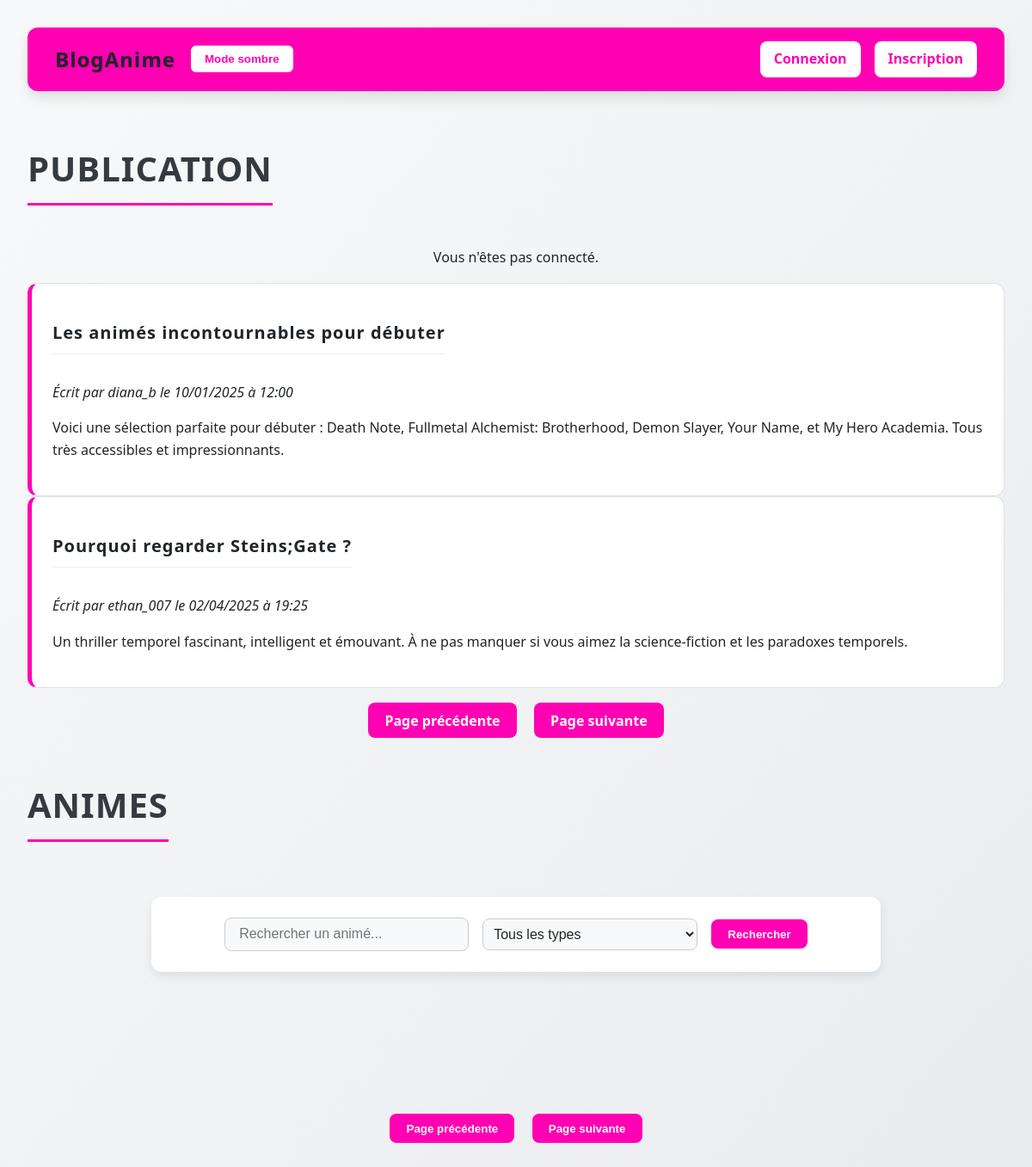
/?page=3, run on the app's committed database.
### tables this page shows
CREATE TABLE IF NOT EXISTS `post` (
  `id` int NOT NULL AUTO_INCREMENT,
  `title` varchar(255) NOT NULL,
  `content` text NOT NULL,
  `authorId` int NOT NULL,
  `createdAt` datetime DEFAULT CURRENT_TIMESTAMP,
  PRIMARY KEY (`id`),
  KEY `authorId` (`authorId`)
);

CREATE TABLE IF NOT EXISTS `user` (
  `id` int NOT NULL AUTO_INCREMENT,
  `userName` varchar(60) NOT NULL,
  `email` varchar(150) NOT NULL,
  `password` varchar(255) NOT NULL,
  `is_admin` tinyint(1) DEFAULT '0',
  PRIMARY KEY (`id`)
);

### PostController.php (called while the page is built, shortened)
<?php
require_once 'Post.php';
class PostController
{
    private PDO $db;
    public function __construct()
    {
        $host = "localhost";
        $dbName = "anime";
        $port = 3306;
        $userName = "root";
        $password = "";
    }
    public function setDb(PDO $db): self
    {
        $this->db = $db;
        return $this;
    }
    public function getPostsByPage(int $offset, int $limit): array
    {
        $stmt = $this->db->prepare("SELECT * FROM post LIMIT :limit OFFSET :offset");
        $stmt->bindParam(':limit', $limit, PDO::PARAM_INT);
        $stmt->bindParam(':offset', $offset, PDO::PARAM_INT);
        $stmt->execute();
        $datas = $stmt->fetchAll(PDO::FETCH_ASSOC);
        $posts = [];
        foreach ($datas as $data) {
            $posts[] = new Post($data);
        }
        return $posts;
    }
}

### Post.php (called while the page is built, shortened)
<?php
class Post
{
    private string $title;
    private string $content;
    private int $authorId;
    private string $createdAt;
    public function __construct(array $data)
    {
        $this->title = $data['title'];
        $this->content = $data['content'];
        $this->authorId = $data['authorId'];
    }
    public function hydrate(array $data): void
    {
        foreach ($data as $key => $value) {
            $method = "set" . ucfirst($key);
        }
    }
    public function getCreatedAt()
    {
        return $this->createdAt;
    }
    public function setCreatedAt($createdAt)
    {
        $this->createdAt = $createdAt;
        return $this;
    }
    public function getAuthorId()
    {
        return $this->authorId;
    }
    public function setAuthorId($authorId)
    {
        $this->authorId = $authorId;
        return $this;
    }
    public function getContent()
    {
        return $this->content;
    }
    public function setContent($content)
    {
        $this->content = $content;
        return $this;
    }
    public function getTitle()
    {
        return $this->title;
    }
    public function setTitle($title)
    {
        $this->title = $title;
        return $this;
    }
    public function setId($id)
    {
        return $this;
    }
}

### UserController.php (called while the page is built, shortened)
<?php
class UserController
{
    private PDO $db;
    public function __construct()
    {
        $host = "localhost";
        $dbName = "anime";
        $port = 3306;
        $userName = "root";
        $password = "";
    }
    public function setDb($db)
    {
        $this->db = $db;
        return $this;
    }
    public function getUserById(int $id): ?User
    {
        $stmt = $this->db->prepare("SELECT * FROM user WHERE id = :id");
        $stmt->bindParam(':id', $id, PDO::PARAM_INT);
        $stmt->execute();
        $data = $stmt->fetch(PDO::FETCH_ASSOC);
        return $data ? new User($data) : null;
    }
}

### User.php (called while the page is built, shortened)
<?php
class User
{
    private string $username;
    public function hydrate(array $data): void
    {
        foreach ($data as $key => $value) {
            $method = 'set' . ucfirst($key);
        }
    }
    public function getUsername(): string
    {
        return $this->username;
    }
    public function setId(int $id): self
    {
        return $this;
    }
    public function setUsername(string $username): self
    {
        $this->username = $username;
        return $this;
    }
    public function setEmail(string $email): self
    {
        return $this;
    }
    public function setPassword(string $password): self
    {
        return $this;
    }
}

### articles.php (the view)
<?php
$page = isset($_GET['page']) ? (int)$_GET['page'] : 1;
$limit = 2;
$offset = ($page - 1) * $limit;
$posts = $postController->getPostsByPage($offset, $limit);
?>
<?php foreach ($posts as $post): ?>
    <div class="post">
        <h2><?= htmlspecialchars($post->getTitle()) ?></h2>
        <p>
            <em>
                Écrit par
                <?php
                $user = $userController->getUserById($post->getAuthorId());
                if ($user) {
                    echo htmlspecialchars($user->getUsername());
                } else {
                    echo "Auteur inconnu";
                }
                ?>
                le <?= date('d/m/Y à H:i', strtotime($post->getCreatedAt())) ?>
            </em>
        </p>
        <p><?= nl2br(htmlspecialchars($post->getContent())) ?></p>
    </div>
<?php endforeach; ?>

### style.css (style rules this page uses)
:root { --bg-color: linear-gradient(to bottom right, #f8f9fa, #e9ecef); --text-color: #212529; --heading-color: #343a40; --box-bg: #ffffff; --input-bg: #f8f9fa; --border-color: #ccc; --highlight: #ff01b3; --post-border: #dee2e6; --navbar-bg: linear-gradient(to right, #ff01b3, #ff01b3); --nav-text: #212529; --nav-bg: white; --form-title: #333; --textarea-border-focus: #ff01b3; --form-button: #ff01b3; --form-button-hover: #ff009a; }
body { font-family: 'Segoe UI', Roboto, Helvetica, Arial, sans-serif; background: var(--bg-color); margin: 0; padding: 2rem; color: var(--text-color); line-height: 1.6; }
h1, h2 { text-align: center; color: var(--heading-color); margin-bottom: 2rem; letter-spacing: 1px; border-bottom: 3px solid var(--highlight); display: inline-block; padding-bottom: 0.5rem; }
h2 { font-size: 2rem; }
.post { background-color: var(--box-bg); border: 1px solid var(--post-border); border-left: 5px solid var(--highlight); border-radius: 12px; padding: 1.5rem; transition: transform 0.2s ease, box-shadow 0.2s ease; }
.post h2 { font-size: 1.25rem; margin-bottom: 1rem; color: var(--text-color); border-bottom: 1px solid #eee; padding-bottom: 0.5rem; }
.post p { font-size: 1rem; color: var(--text-color); }

### data on the page
post: title "Les animés incontournables pour débuter", authorId.userName "diana_b", createdAt "10/01/2025 à 12:00", content "Voici une sélection parfaite pour débuter : Death Note, Fullmetal Alchemist: Brotherhood, Demon Slayer, Your Name, et My Hero Academia. Tous très accessibles et impressionnants."
post: title "Pourquoi regarder Steins;Gate ?", authorId.userName "ethan_007", createdAt "02/04/2025 à 19:25", content "Un thriller temporel fascinant, intelligent et émouvant. À ne pas manquer si vous aimez la science-fiction et les paradoxes temporels."
